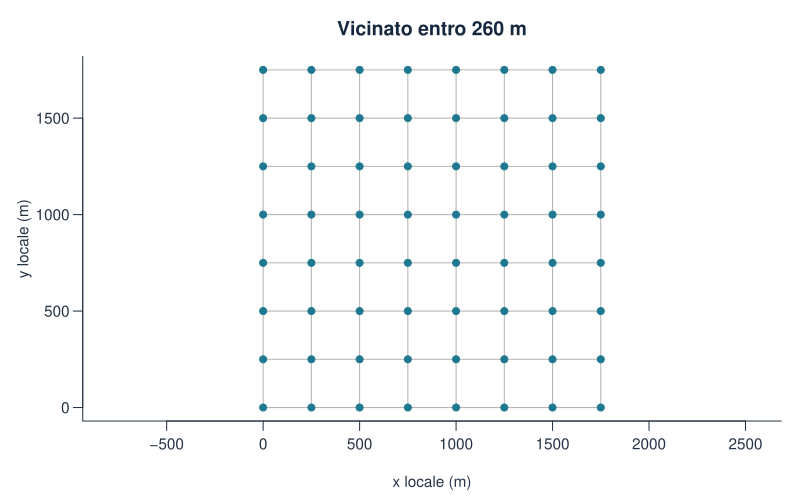

Write R code to recreate this figure.
ind <- which(upper.tri(A)&A>0,arr.ind=TRUE)
stile_grafico()
plot(d$x_m,d$y_m,type="n",asp=1,xlab="x locale (m)",ylab="y locale (m)",main="Vicinato entro 260 m")
segments(d$x_m[ind[,1]],d$y_m[ind[,1]],d$x_m[ind[,2]],d$y_m[ind[,2]],col="grey70")
points(d$x_m,d$y_m,pch=19,col=palette_geo[1])
dimnames(A) <- dimnames(W) <- list(d$id,d$id)
write.csv(A,percorso_risultati("A_binaria.csv"))
write.csv(W,percorso_risultati("W_normalizzata.csv"))
write.csv(risultato,percorso_risultati("audit_pesi.csv"),row.names=FALSE)
